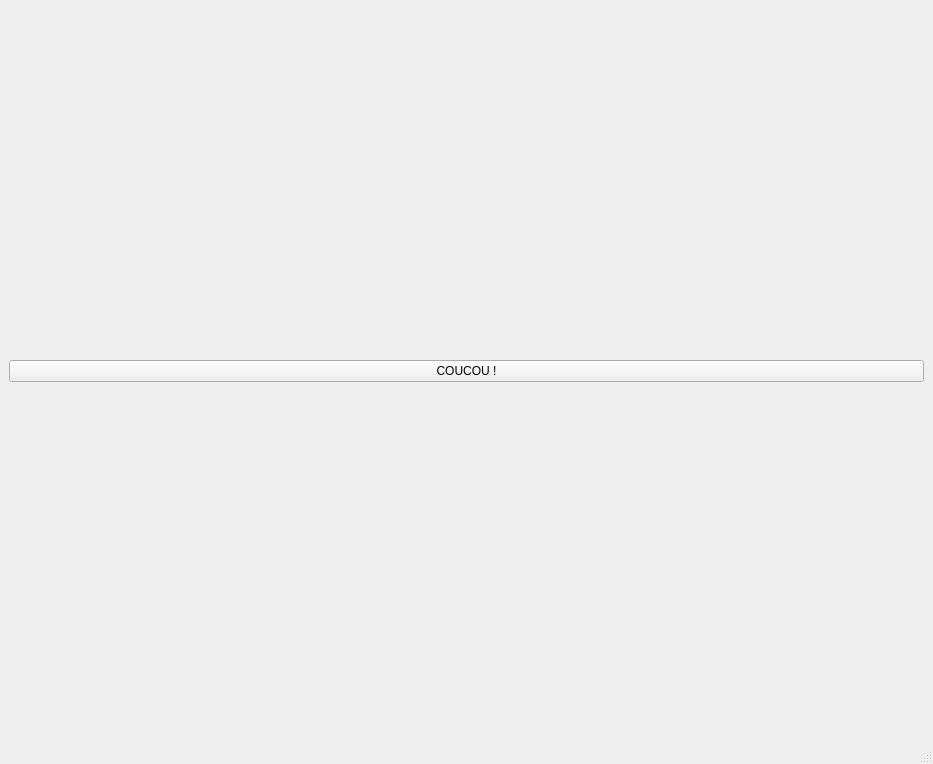
<?xml version="1.0" encoding="UTF-8"?>
<ui version="4.0">
 <class>MainWindow</class>
 <widget class="QMainWindow" name="MainWindow">
  <property name="geometry">
   <rect>
    <x>0</x>
    <y>0</y>
    <width>933</width>
    <height>764</height>
   </rect>
  </property>
  <property name="windowTitle">
   <string>MainWindow</string>
  </property>
  <widget class="QWidget" name="centralwidget">
   <layout class="QGridLayout" name="gridLayout">
    <item row="0" column="0">
     <widget class="QPushButton" name="pushButton">
      <property name="text">
       <string>COUCOU !</string>
      </property>
     </widget>
    </item>
   </layout>
  </widget>
  <widget class="QMenuBar" name="menubar">
   <property name="geometry">
    <rect>
     <x>0</x>
     <y>0</y>
     <width>933</width>
     <height>31</height>
    </rect>
   </property>
  </widget>
  <widget class="QStatusBar" name="statusbar"/>
 </widget>
 <resources/>
 <connections/>
</ui>
